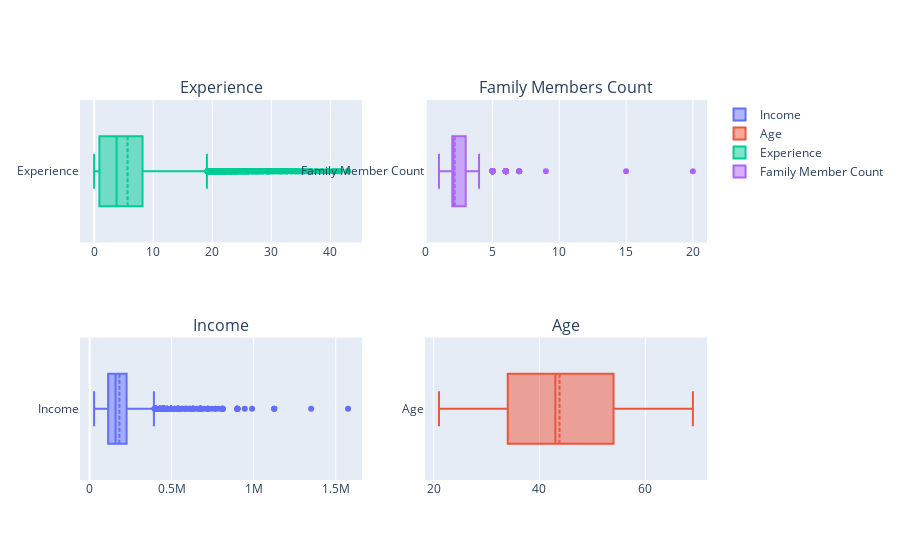

The code cell stored with this chart in its notebook:
### Code cell
numerical_cols = ["Total_income","Age","Years_employed","Num_family"]
 
fig = make_subplots(rows=2, cols=2, start_cell="bottom-left",
                   subplot_titles=("Income", "Age", "Experience", "Family Members Count"))
 
fig.add_trace(go.Box(x=new_df.Total_income, name='Income',boxmean=True),row=1,col=1)
fig.add_trace(go.Box(x=new_df.Age, name='Age', boxmean=True), row=1, col=2)
fig.add_trace(go.Box(x=new_df.Years_employed, name='Experience', boxmean=True), row=2, col=1)
fig.add_trace(go.Box(x=new_df.Household_Size, name="Family Member Count", boxmean=True),row=2, col=2)


fig.show()

### Figure 1 — Plotly figure (JSON) as saved in the notebook; plotly's stock layout.template omitted (floating-point values rounded to 4 significant figures; data arrays with more than 128 entries replaced by an {"elided": "..."} marker saying what was removed)
{"data": [{"boxmean": true, "name": "Income", "type": "box", "x": {"elided": "9709 float values"}, "xaxis": "x", "yaxis": "y"}, {"boxmean": true, "name": "Age", "type": "box", "x": {"elided": "9709 int values"}, "xaxis": "x2", "yaxis": "y2"}, {"boxmean": true, "name": "Experience", "type": "box", "x": {"elided": "9709 float values"}, "xaxis": "x3", "yaxis": "y3"}, {"boxmean": true, "name": "Family Member Count", "type": "box", "x": {"elided": "9709 int values"}, "xaxis": "x4", "yaxis": "y4"}], "layout": {"annotations": [{"font": {"size": 16}, "showarrow": false, "text": "Income", "x": 0.225, "xanchor": "center", "xref": "paper", "y": 0.375, "yanchor": "bottom", "yref": "paper"}, {"font": {"size": 16}, "showarrow": false, "text": "Age", "x": 0.775, "xanchor": "center", "xref": "paper", "y": 0.375, "yanchor": "bottom", "yref": "paper"}, {"font": {"size": 16}, "showarrow": false, "text": "Experience", "x": 0.225, "xanchor": "center", "xref": "paper", "y": 1, "yanchor": "bottom", "yref": "paper"}, {"font": {"size": 16}, "showarrow": false, "text": "Family Members Count", "x": 0.775, "xanchor": "center", "xref": "paper", "y": 1, "yanchor": "bottom", "yref": "paper"}], "autosize": true, "xaxis": {"anchor": "y", "autorange": true, "domain": [0, 0.45], "range": [-59000, 1661000], "type": "linear"}, "xaxis2": {"anchor": "y2", "autorange": true, "domain": [0.55, 1], "range": [18.33, 71.67], "type": "linear"}, "xaxis3": {"anchor": "y3", "autorange": true, "domain": [0, 0.45], "range": [-2.389, 45.39], "type": "linear"}, "xaxis4": {"anchor": "y4", "autorange": true, "domain": [0.55, 1], "range": [-0.05556, 21.06], "type": "linear"}, "yaxis": {"anchor": "x", "autorange": true, "domain": [0, 0.375], "range": [-0.5, 0.5], "type": "category"}, "yaxis2": {"anchor": "x2", "autorange": true, "domain": [0, 0.375], "range": [-0.5, 0.5], "type": "category"}, "yaxis3": {"anchor": "x3", "autorange": true, "domain": [0.625, 1], "range": [-0.5, 0.5], "type": "category"}, "yaxis4": {"anchor": "x4", "autorange": true, "domain": [0.625, 1], "range": [-0.5, 0.5], "type": "category"}}}
